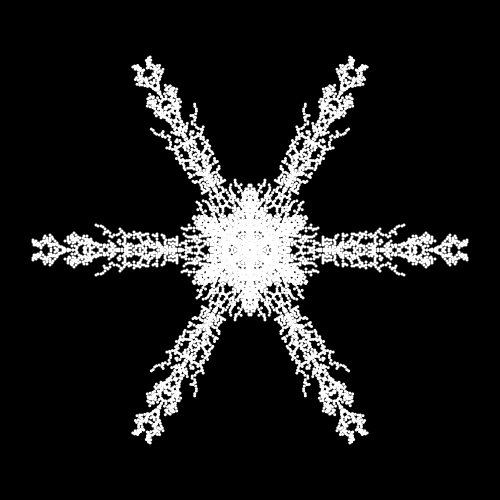
Frame 1 (no input)
Frame 60 (the mouse pressed at the canvas centre just before this capture): identical to frame 1, image omitted
Frame 120 (the mouse held since frame 60 and released just before this capture): identical to frame 1, image omitted

The Processing sketch that drew this single still picture (run headless with seeded random() and noise(); from frame 60 on, the mouse is pressed at the canvas centre):

// Processing sketch: FullReflectedSnowFlake
// ── FullReflectedSnowFlake.pde
int flakeSize = 3;
ArrayList <Flake> flakeList = new ArrayList <Flake>();
ArrayList <Flake> stoppedFlakes = new ArrayList <Flake>();
int numArms = 6;
int numFlakes = 600;
void setup() {
  size(500, 500);
  for (int i = 0; i < numFlakes; i++) {
    flakeList.add(new Flake(width/2, 0));
  }
  background(0);
  fill(255);
  noStroke();
}

void draw() {
  background(0);
  for (Flake f : flakeList) {
    while (f.reached == false) {
      f.move();
    }
    stoppedFlakes.add(f);
  }
  translate(250, 250);
  for (int i = 0; i < numArms; i++) {
    for (Flake f : flakeList) {
      f.show();
    }
    rotate(2*PI/numArms);
  }
  for (int j = 0; j < numArms; j++) {
    for (Flake f : flakeList) {
      f.reflectShow();
    }
    rotate(2*PI/numArms);
  }
}

// ── Flake.pde
class Flake {
  float x, y, s;
  boolean stopped, reached, touched;
  Flake(float x_, float y_) {
    x = x_;
    y = y_;
    s = flakeSize;
    stopped = false;
  }
  void move() {
    // random movement
    x -= 1;
    y += (int)(5*Math.random())-2;
    if (x < 0) {
      stopped = true;
    }
    for (Flake f : stoppedFlakes) {
       if (dist(f.x,f.y,x,y) <= flakeSize) {
         touched = true;
       }
     }
    reached = touched || stopped;
  }
  void show() {
    ellipse(x, y, s, s);
  }
  void reflectShow() {
    ellipse(x, -y, s, s);
  }
}
